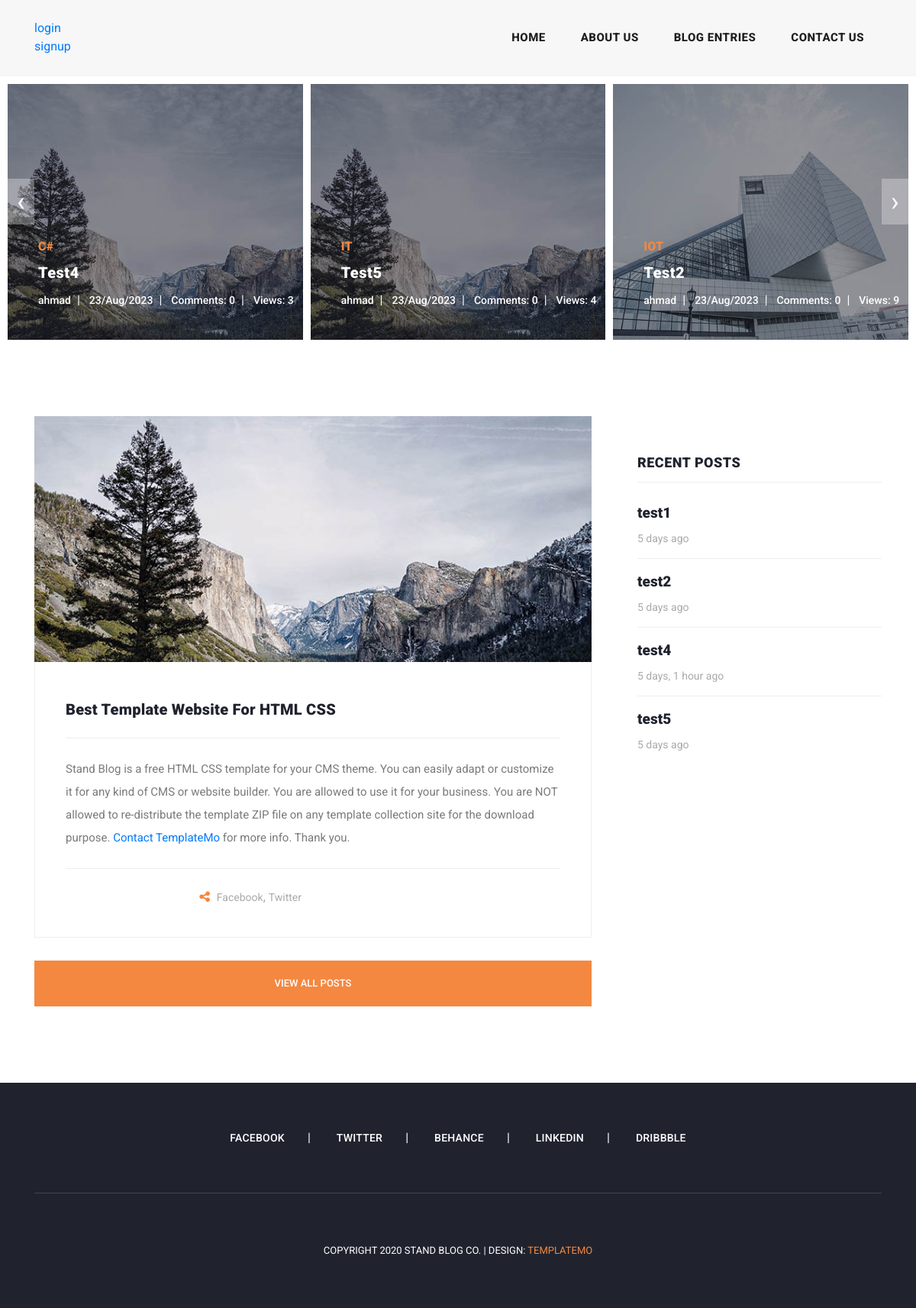
/, run on an earlier commit of the app's database.
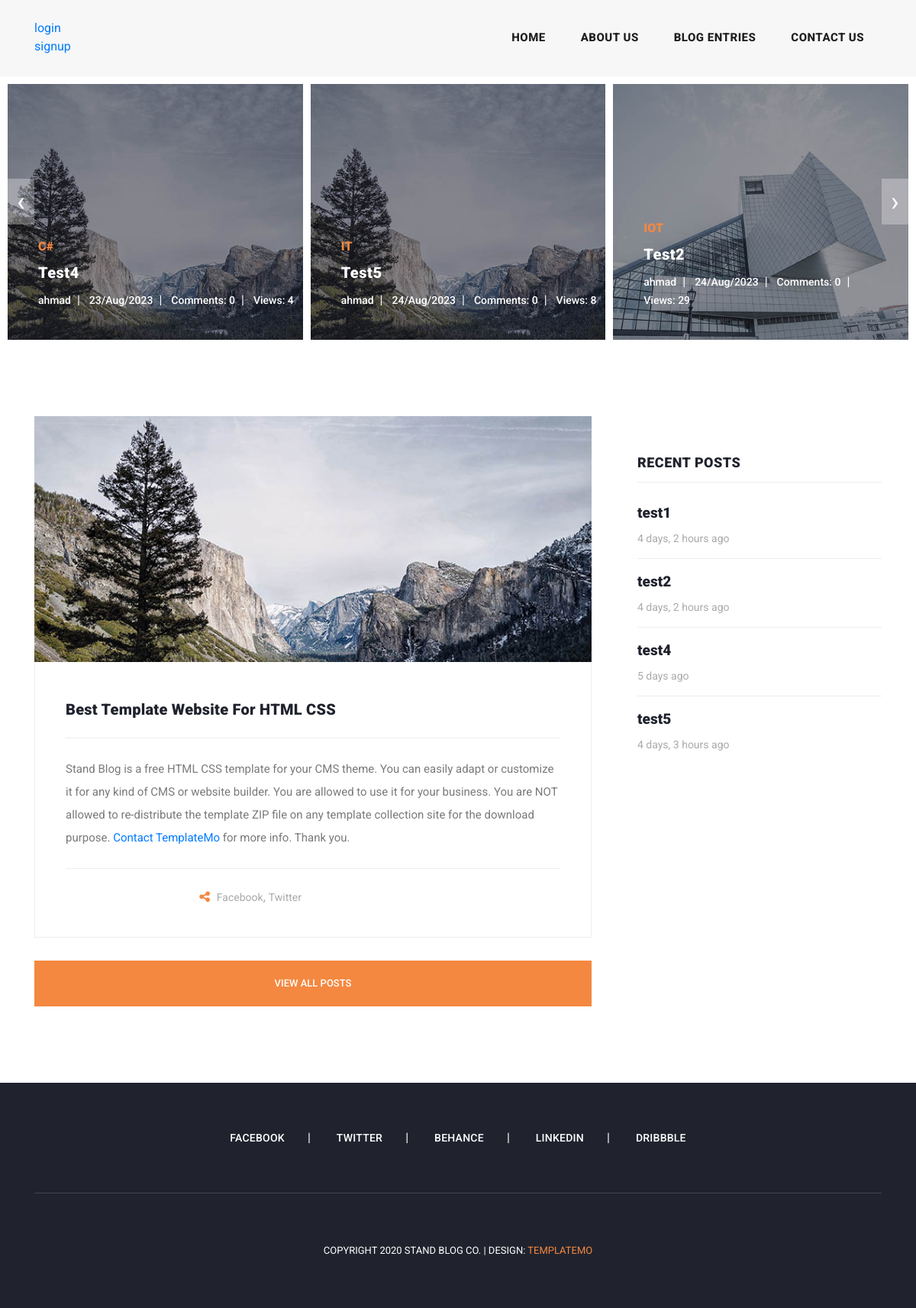
And on a later commit of the database.
### blog/models.py (models this page shows, shortened)
class post(models.Model):
    image = models.ImageField(upload_to='blog',default='blog/default.jpg')
    author = models.ForeignKey(User,on_delete=models.SET_NULL,null=True)
    title = models.CharField(max_length = 255)
    content = models.TextField()
    tags = TaggableManager()
    category = models.ManyToManyField(Category)
    count_views = models.IntegerField(default = 0)
    status = models.BooleanField(default = False)
    login_requier = models.BooleanField(default=False)
    published_date = models.DateTimeField(auto_now = True)
    created_date = models.DateTimeField(auto_now_add = True)
    updated_date = models.DateTimeField(auto_now = True)

### website/views.py (the view)
# urls.py: path('',home_index,name='index'),
def home_index(request):
    posts = post.objects.filter(published_date__lte=timezone.now(),status = 1)
    context = {'posts':posts}
    return render(request,'website/index.html',context)

### website/templatetags/costum_tag.py (called while the page is built)
@register.inclusion_tag('website/latest-posts.html')
def recentposts(arg=2):
    posts = post.objects.filter(status=1).order_by('published_date')[:arg]
    return {'posts':posts}

### templates/website/index.html
{% extends 'base.html'%}
{% load static %}
{% block content%}
{% load costum_tag %}
    <div class="main-banner header-text">
      <div class="container-fluid">
        <div class="owl-banner owl-carousel">
          {% recentposts 4 %}
        </div>
      </div>
    </div>
    <section class="blog-posts">
      <div class="container">
        <div class="row">
          <div class="col-lg-8">
            <div class="all-blog-posts">
              <div class="row">
                <div class="col-lg-12">
                  <div class="blog-post">
                    <div class="blog-thumb">
                      <img src="{% static 'assets/images/blog-post-01.jpg' %}" alt="">
                    </div>
                    <div class="down-content">
                      <a href="#"><h4>Best Template Website for HTML CSS</h4></a>
                      <p>Stand Blog is a free HTML CSS template for your CMS theme. You can easily adapt or customize it for any kind of CMS or website builder. You are allowed to use it for your business. You are NOT allowed to re-distribute the template ZIP file on any template collection site for the download purpose. <a rel="nofollow" href="https://templatemo.com/contact" target="_parent">Contact TemplateMo</a> for more info. Thank you.</p>
                      <div class="post-options">
                        <div class="row">
                          <div class="col-6">
                            <ul class="post-share">
                              <li><i class="fa fa-share-alt"></i></li>
                              <li><a href="#">Facebook</a>,</li>
                              <li><a href="#"> Twitter</a></li>
                            </ul>
                          </div>
                        </div>
                      </div>
                    </div>
                  </div>
                </div>
                <div class="col-lg-12">
                  <div class="main-button">
                    <a href="{% url 'blog:blog' %}">View All Posts</a>
                  </div>
                </div>
              </div>
            </div>
          </div>
          <div class="col-lg-4">
            <div class="sidebar">
              <div class="row">
                {% include 'recent-post.html' %}
              </div>
            </div>
          </div>
        </div>
      </div>
    </section>
    {% endblock %}

### templates/website/latest-posts.html
{% load static %}
{% for post in posts %}
<div class="item">
    <img src="{{post.image.url}}" alt="">
    <div class="item-content">
      <div class="main-content">
        <div class="meta-category">
          <span>{{post.tags.all|join:", "}}</span>
        </div>
        <a href="{% url 'blog:detail' pk=post.id %}"><h4>{{post.title}}</h4></a>
        <ul class="post-info">
          <li><a href="{% url 'blog:author' author_username=post.author.username %}">{{post.author}}</a></li>
          <li><a href="#">{{post.published_date|date:'d/M/Y'}}</a></li>
          <li><a href="#">Comments: {{comments|length}}</a></li>
          <li><a href="#">Views: {{post.count_views}}</a></li>
        </ul>
      </div>
    </div>
  </div>
  {% endfor %}

### templates/recent-post.html
{% load static %}
{% load humanize %}
<div class="col-lg-12">
    <div class="sidebar-item recent-posts">
      <div class="sidebar-heading">
        <h2>Recent Posts</h2>
      </div>
      <div class="content">
        {% for post in posts %}
        <ul>
          <li><a href="{% url 'blog:detail' pk=post.id %}">
            <h5>{{ post.title}}</h5>
            <span>{{post.published_date|naturaltime}}</span>
          </a></li>
        {% endfor %}
        </ul>
      </div>
    </div>
  </div>

What changed in the data, as far as the page shows it:
changed post "Test4": count_views "3" → "4"; published_date "5 days, 1 hour ago" → "5 days ago"
changed post "Test5": published_date "23/Aug/2023" → "24/Aug/2023"; count_views "4" → "8"; published_date "5 days ago" → "4 days, 3 hours ago"
changed post "Test2": published_date "23/Aug/2023" → "24/Aug/2023"; count_views "9" → "29"; published_date "5 days ago" → "4 days, 2 hours ago"
changed post "test1": published_date "5 days ago" → "4 days, 2 hours ago"
